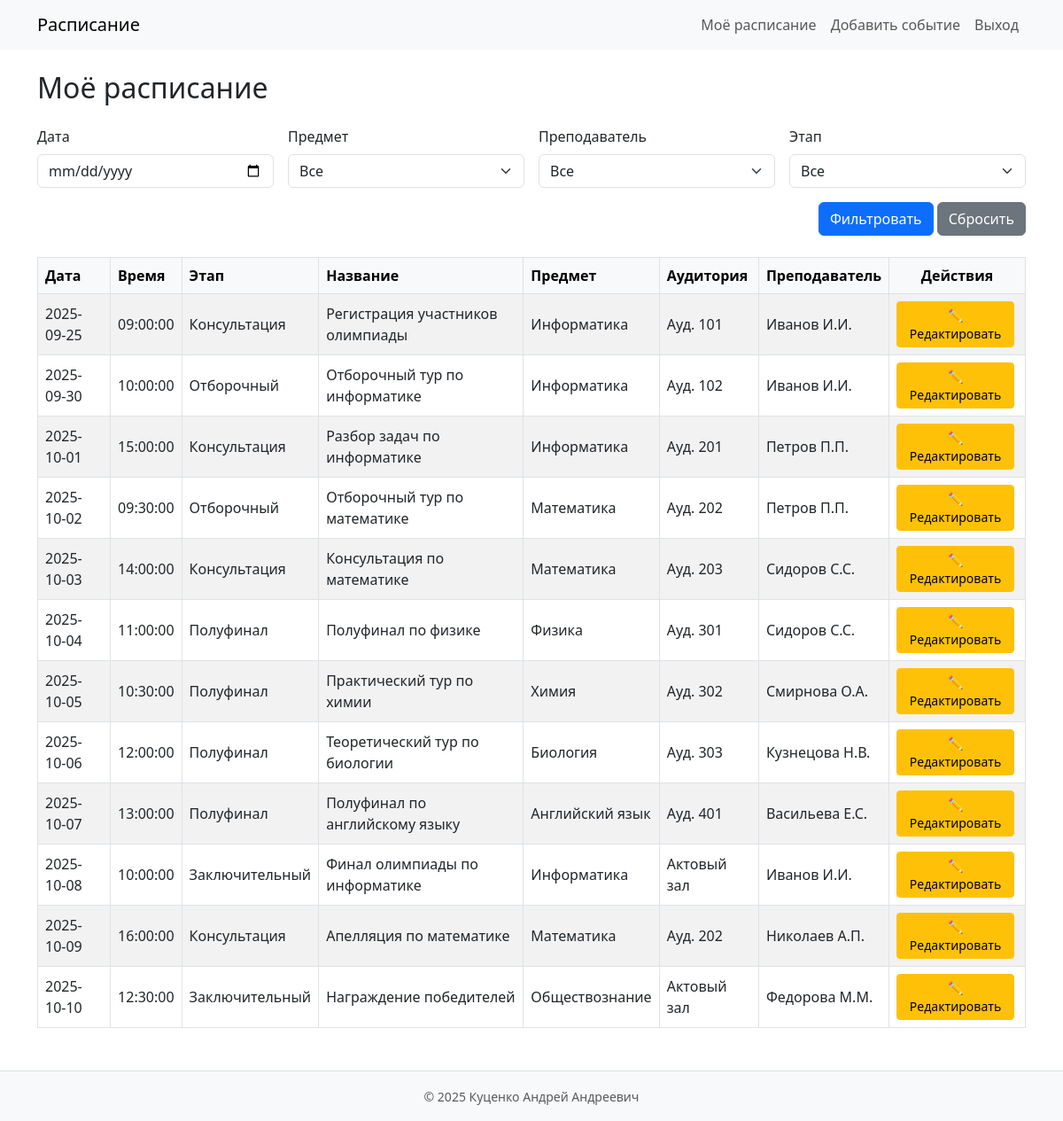
The app's page /schedule (signed in) with its own data.
### models.py (models this page shows)
class Event(db.Model):
    __tablename__ = 'events'
    id = db.Column(db.Integer, primary_key=True)
    title = db.Column(db.String(200), nullable=False)
    date = db.Column(db.Date, nullable=False)
    time = db.Column(db.Time, nullable=False)
    stage = db.Column(db.String(100), nullable=True)  # этап олимпиады
    user_id = db.Column(db.Integer, db.ForeignKey('users.id'), nullable=False)
    subject_id = db.Column(db.Integer, db.ForeignKey('subjects.id'))
    teacher_id = db.Column(db.Integer, db.ForeignKey('teachers.id'))
    room_id = db.Column(db.Integer, db.ForeignKey('rooms.id'))
    subject = db.relationship('Subject')
    teacher = db.relationship('Teacher')
    room = db.relationship('Room')

class Subject(db.Model):
    __tablename__ = 'subjects'
    id = db.Column(db.Integer, primary_key=True)
    name = db.Column(db.String(200), nullable=False)

class Room(db.Model):
    __tablename__ = 'rooms'
    id = db.Column(db.Integer, primary_key=True)
    number = db.Column(db.String(50), nullable=False)

class Teacher(db.Model):
    __tablename__ = 'teachers'
    id = db.Column(db.Integer, primary_key=True)
    name = db.Column(db.String(200), nullable=False)

### app.py (the view)
@app.route('/schedule', methods=['GET'])
@login_required
def schedule():
    subjects = Subject.query.all()
    teachers = Teacher.query.all()
    selected_date = request.args.get('date')
    selected_subject = request.args.get('subject')
    selected_teacher = request.args.get('teacher')
    selected_stage = request.args.get('stage')
    if current_user.role == "participant":
        query = sorted(current_user.events, key=lambda event: (event.date, event.time))
    else:
        query = Event.query.order_by(Event.date, Event.time).all()
    if selected_date:
        query = [e for e in query if str(e.date) == selected_date]
    if selected_subject and selected_subject != 'all':
        query = [e for e in query if str(e.subject_id) == selected_subject]
    if selected_teacher and selected_teacher != 'all':
        query = [e for e in query if str(e.teacher_id) == selected_teacher]
    if selected_stage and selected_stage != 'all':
        query = [e for e in query if e.stage == selected_stage]
    return render_template('schedule.html', events=query,
                           subjects=subjects, teachers=teachers,
                           selected_date=selected_date,
                           selected_subject=selected_subject,
                           selected_teacher=selected_teacher,
                           selected_stage=selected_stage)

### app.py (called while the page is built)
@login_manager.user_loader
def load_user(user_id):
    return User.query.get(int(user_id))

### templates/schedule.html (shortened to what this page needs)
{% extends 'base.html' %}
{% block content %}
<h2 class="mb-4">Моё расписание</h2>
<form method="GET" class="row g-3 mb-4">
    <div class="col-md-3">
        <label class="form-label">Дата</label>
        <input type="date" name="date" value="{{ selected_date or '' }}" class="form-control">
    </div>
    <div class="col-md-3">
        <label class="form-label">Предмет</label>
        <select name="subject" class="form-select">
            <option value="all">Все</option>
        </select>
    </div>
    <div class="col-md-3">
        <label class="form-label">Преподаватель</label>
        <select name="teacher" class="form-select">
            <option value="all">Все</option>
        </select>
    </div>
    <div class="col-md-3">
        <label class="form-label">Этап</label>
        <select name="stage" class="form-select">
            <option value="all">Все</option>
        </select>
    </div>
    <div class="col-12 text-end">
        <button type="submit" class="btn btn-primary">Фильтровать</button>
        <a href="{{ url_for('schedule') }}" class="btn btn-secondary">Сбросить</a>
    </div>
</form>
<table class="table table-bordered table-striped align-middle">
    <thead class="table-light">
        <tr>
            <th>Дата</th>
            <th>Время</th>
            <th>Этап</th>
            <th>Название</th>
            <th>Предмет</th>
            <th>Аудитория</th>
            <th>Преподаватель</th>
            {% if current_user.role in ['organizer','admin'] %}
                <th class="text-center">Действия</th>
            {% endif %}
        </tr>
    </thead>
    <tbody>
        {% for event in events %}
        <tr>
            <td>{{ event.date }}</td>
            <td>{{ event.time }}</td>
            <td>{{ event.stage or '—' }}</td>
            <td>{{ event.title }}</td>
            <td>{{ event.subject.name if event.subject else '—' }}</td>
            <td>{{ event.room.number if event.room else '—' }}</td>
            <td>{{ event.teacher.name if event.teacher else '—' }}</td>
            {% if current_user.role in ['organizer','admin'] %}
                <td class="text-center">
                    <a href="{{ url_for('edit_event', id=event.id) }}" class="btn btn-sm btn-warning me-1">
                        ✏️ Редактировать
                    </a>
                </td>
            {% endif %}
        </tr>
        {% else %}
        <tr>
            <td colspan="{{ 8 if current_user.role in ['organizer','admin'] else 7 }}" class="text-center">Нет событий</td>
        </tr>
        {% endfor %}
    </tbody>
</table>
{% endblock %}

### templates/base.html (shortened to what this page needs)
<!DOCTYPE html>
<html lang="ru">
<head>
    <link href="https://cdn.jsdelivr.net/npm/bootstrap@5.3.0/dist/css/bootstrap.min.css" rel="stylesheet">
</head>
<body>
<nav class="navbar navbar-expand-lg navbar-light bg-light">
    <div class="container">
        <a class="navbar-brand" href="{{ url_for('schedule') }}">Расписание</a>
        <div class="collapse navbar-collapse" id="navbarNav">
            <ul class="navbar-nav ms-auto">
                {% if current_user.is_authenticated %}
                    <li class="nav-item">
                        <a class="nav-link" href="{{ url_for('schedule') }}">Моё расписание</a>
                    </li>
                    {% if current_user.role in ['organizer', 'admin'] %}
                        <li class="nav-item">
                            <a class="nav-link" href="{{ url_for('add_event') }}">Добавить событие</a>
                        </li>
                    {% endif %}
                    <li class="nav-item">
                        <a class="nav-link" href="{{ url_for('logout') }}">Выход</a>
                    </li>
                {% else %}
                    <li class="nav-item"><a class="nav-link" href="{{ url_for('login') }}">Вход</a></li>
                    <li class="nav-item"><a class="nav-link" href="{{ url_for('register') }}">Регистрация</a></li>
                {% endif %}
            </ul>
        </div>
    </div>
</nav>
<div class="container mt-4">
    {% block content %}{% endblock %}
</div>
<footer class="bg-light text-center py-3 mt-5 border-top">
    <div class="container">
        <small class="text-muted">© 2025 Куценко Андрей Андреевич</small>
    </div>
</footer>
</body>
</html>

### records on screen
Event: date "2025-09-25", time "09:00:00", stage "Консультация", title "Регистрация участников олимпиады", subject "Информатика", room "Ауд. 101", teacher "Иванов И.И."
Event: date "2025-09-30", time "10:00:00", stage "Отборочный", title "Отборочный тур по информатике", subject "Информатика", room "Ауд. 102", teacher "Иванов И.И."
Event: date "2025-10-01", time "15:00:00", stage "Консультация", title "Разбор задач по информатике", subject "Информатика", room "Ауд. 201", teacher "Петров П.П."
Event: date "2025-10-02", time "09:30:00", stage "Отборочный", title "Отборочный тур по математике", subject "Математика", room "Ауд. 202", teacher "Петров П.П."
Event: date "2025-10-03", time "14:00:00", stage "Консультация", title "Консультация по математике", subject "Математика", room "Ауд. 203", teacher "Сидоров С.С."
Event: date "2025-10-04", time "11:00:00", stage "Полуфинал", title "Полуфинал по физике", subject "Физика", room "Ауд. 301", teacher "Сидоров С.С."
Event: date "2025-10-05", time "10:30:00", stage "Полуфинал", title "Практический тур по химии", subject "Химия", room "Ауд. 302", teacher "Смирнова О.А."
Event: date "2025-10-06", time "12:00:00", stage "Полуфинал", title "Теоретический тур по биологии", subject "Биология", room "Ауд. 303", teacher "Кузнецова Н.В."
Event: date "2025-10-07", time "13:00:00", stage "Полуфинал", title "Полуфинал по английскому языку", subject "Английский язык", room "Ауд. 401", teacher "Васильева Е.С."
Event: date "2025-10-08", time "10:00:00", stage "Заключительный", title "Финал олимпиады по информатике", subject "Информатика", room "Актовый зал", teacher "Иванов И.И."
Event: date "2025-10-09", time "16:00:00", stage "Консультация", title "Апелляция по математике", subject "Математика", room "Ауд. 202", teacher "Николаев А.П."
Event: date "2025-10-10", time "12:30:00", stage "Заключительный", title "Награждение победителей", subject "Обществознание", room "Актовый зал", teacher "Федорова М.М."
